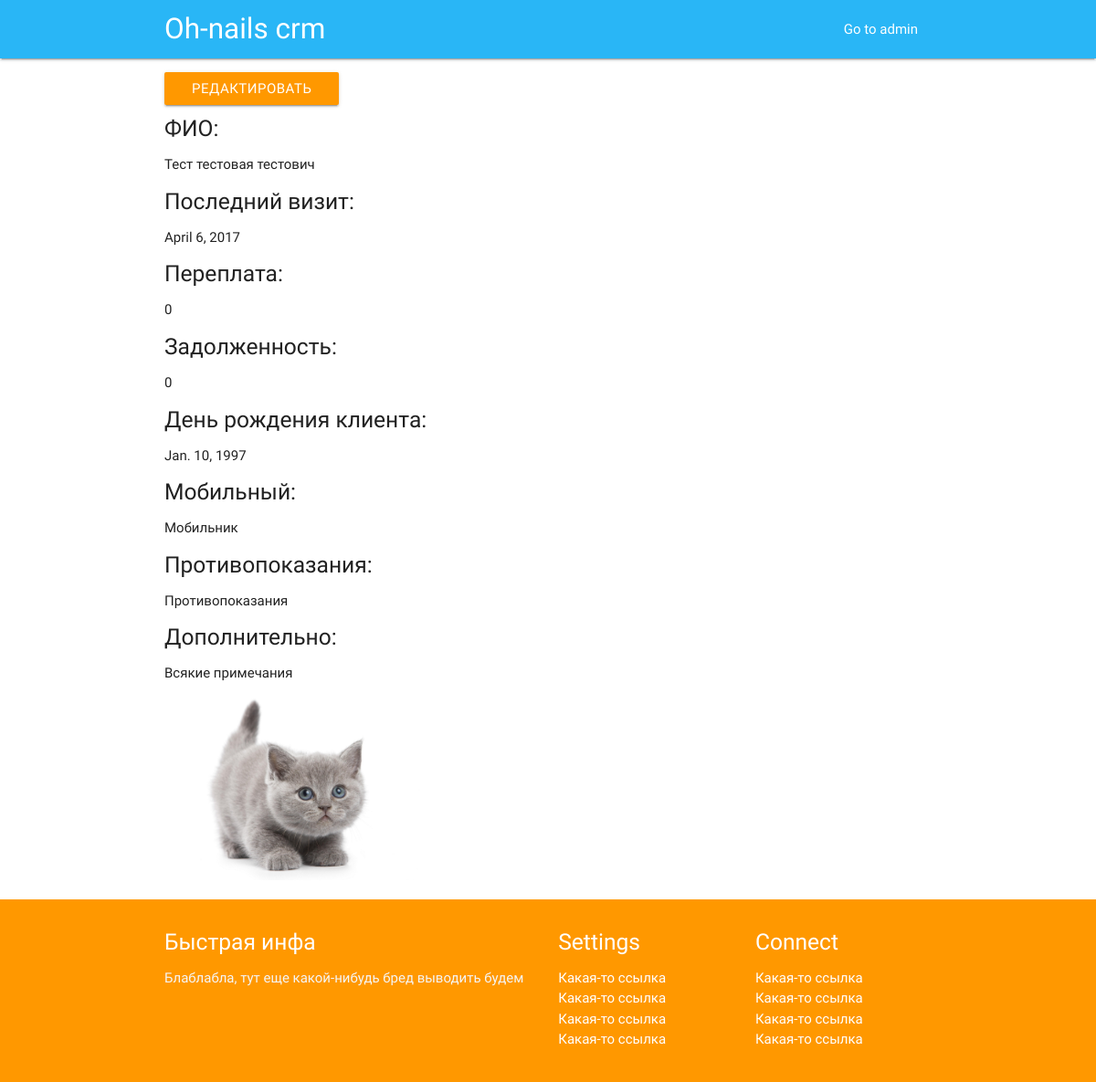
/client/1/ (signed in), run on the app's committed database.
### core/models.py (models this page shows, shortened)
class client(models.Model):
    fio = models.CharField(max_length=300, default='Введи ФИО тут')
    birth_date = models.DateField(default=timezone.now)
    last_work = models.DateField(default=timezone.now)
    email = models.EmailField(default='Почту@тут.введи')
    mobile = models.CharField(max_length=10, default='Мобильник')
    contra = models.TextField(default='Противопоказания')
    pros = models.IntegerField(default=0)
    cons = models.IntegerField(default=0)
    additional = models.TextField(default='Всякие примечания')
    photo = models.FileField(upload_to='peoples/')

### core/views.py (the view)
# urls.py: url(r'^client/(?P<pk>[0-9]+)/$', views.client_detail, name='client_detail'),
@login_required
def client_detail(request, pk):
    person = get_object_or_404(client, pk=pk)
    return render(request, 'client_detail.html', {'person': person})

### core/templates/client_detail.html (shortened to what this page needs)
{% extends 'base.html' %}
{% block content %}
  <div class="container">
    <div class="section">
            <a class="btn" href="{% url 'client_edit' pk=person.pk %}">Редактировать</a>
            <h5>ФИО:</h5> <p>{{ person.fio }}</p>
            <h5>Последний визит:</h5> <p> {{ person.last_work }}</p>
            <h5>Переплата:</h5> <p> {{ person.pros }}</p>
            <h5>Задолженность:</h5> <p> {{ person.cons }}</p>
            <h5>День рождения клиента:</h5> <p>{{ person.birth_date }}</p>
            <h5>Мобильный:</h5> <p>{{ person.mobile }}</p>
            <h5>Противопоказания:</h5> <p>{{ person.contra }}</p>
            <h5>Дополнительно:</h5> <p>{{ person.additional }}</p>
            </p> <img src="{{ MEDIA_URL }}{{ person.photo.url }}" height="200"></a>
    </div>
  </div>
{% endblock %}

### data on the page
client: fio "Тест тестовая тестович", last_work "April 6, 2017", pros "0", cons "0", birth_date "Jan. 10, 1997", mobile "Мобильник", contra "Противопоказания", additional "Всякие примечания", photo (picture)
